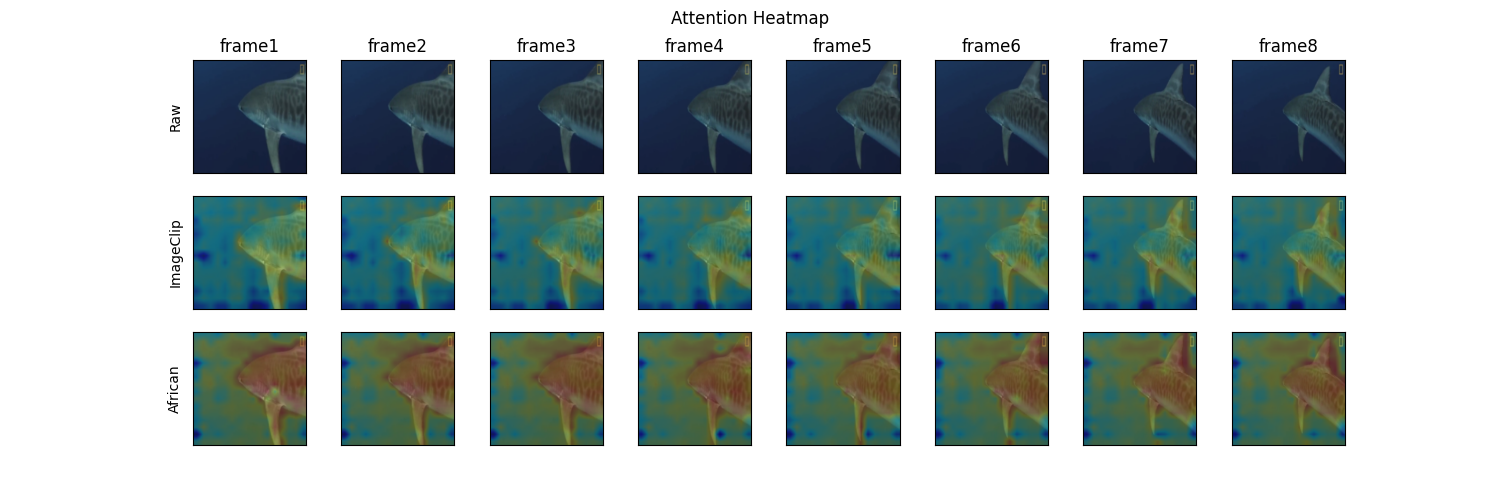
#> input picture scripts/attnmaps/ADRIOBSK.png, 1500 x 500 px; its folder holds 4 pictures in this run
$ python _crop.py
#> lines starting #> are read from the running program, lines starting #| are printed output that depends on the picture
import cv2
import os
from pathlib import Path
save_dir = "results"
Path(save_dir).mkdir(exist_ok=True, parents=True)
img_fps = [f for f in os.listdir() if f.endswith(".png")]

for img_fp in img_fps:
    print(img_fp)
    X = cv2.imread(img_fp)
#> X is the input picture: shape (500, 1500, 3); mean B, G, R 179.7, 181, 168.6
    X = X[30:-20, 150:-130].copy()
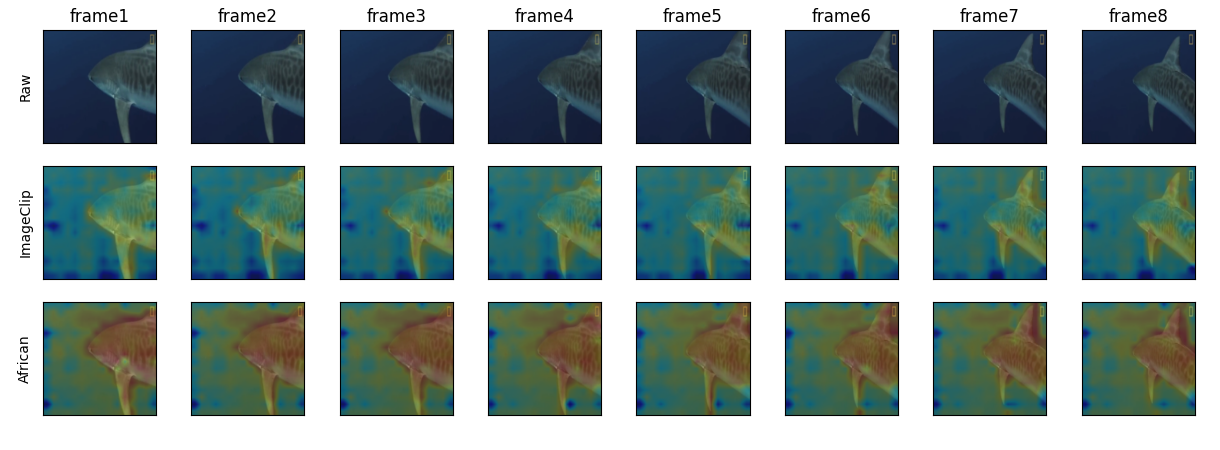
#> X: shape (450, 1220, 3); mean B, G, R 152.4, 154.2, 137.3
    cv2.imwrite(os.path.join(save_dir, img_fp), X)
#> pass 2 of the loop `for img_fp in img_fps:`:
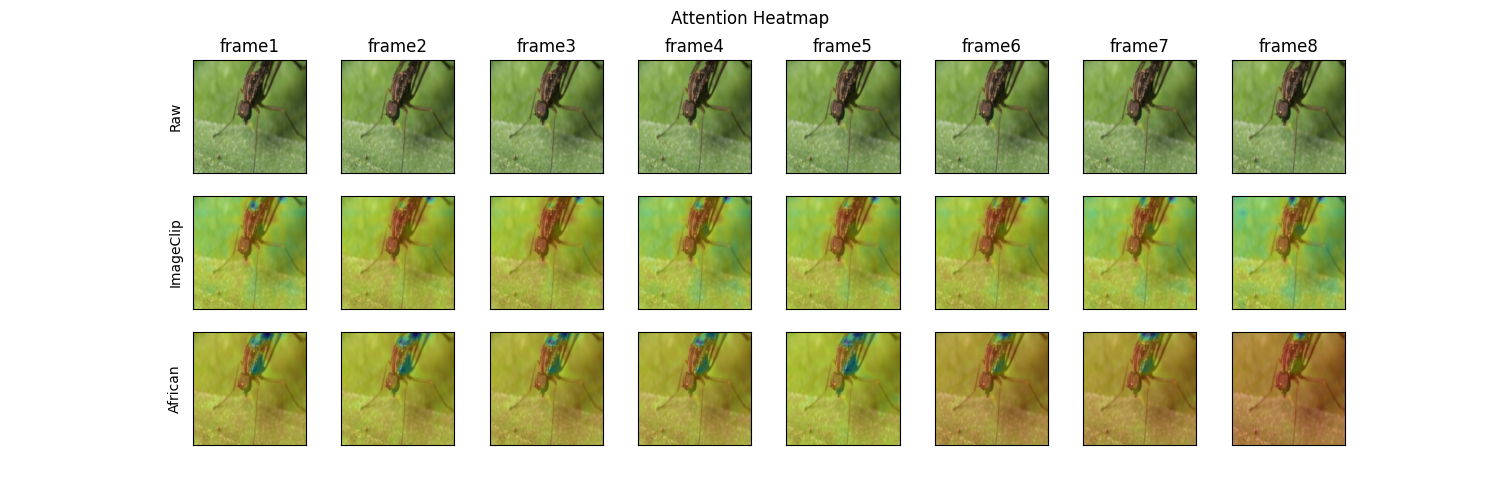
#> input picture scripts/attnmaps/DONTHVYK.png, 1500 x 500 px
#> X is the input picture: shape (500, 1500, 3); mean B, G, R 173.1, 207.2, 203.4
#> `X = X[30:-20, 150:-130].copy()`:
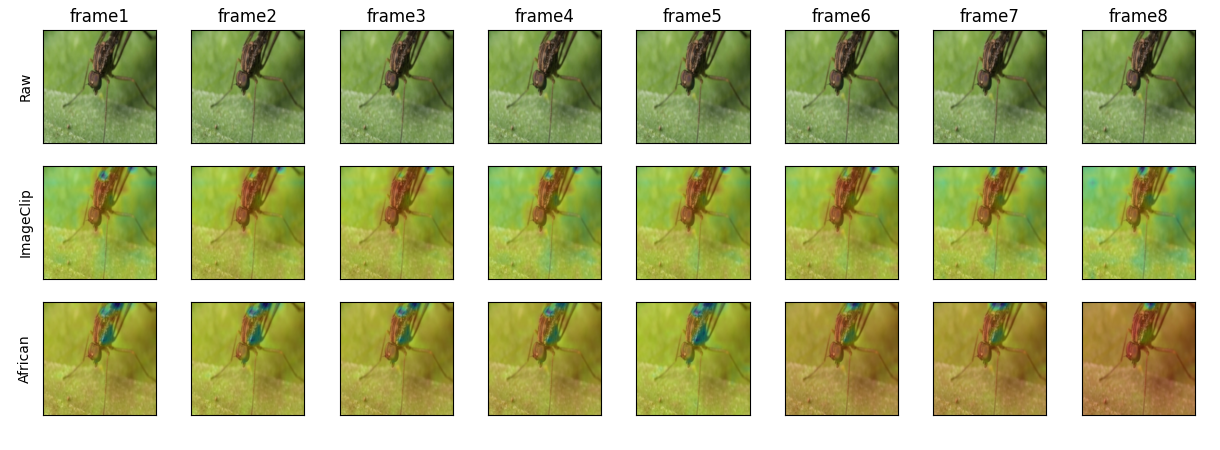
#> X: shape (450, 1220, 3); mean B, G, R 143.3, 190, 184.8
#> pass 3 of the loop `for img_fp in img_fps:`:
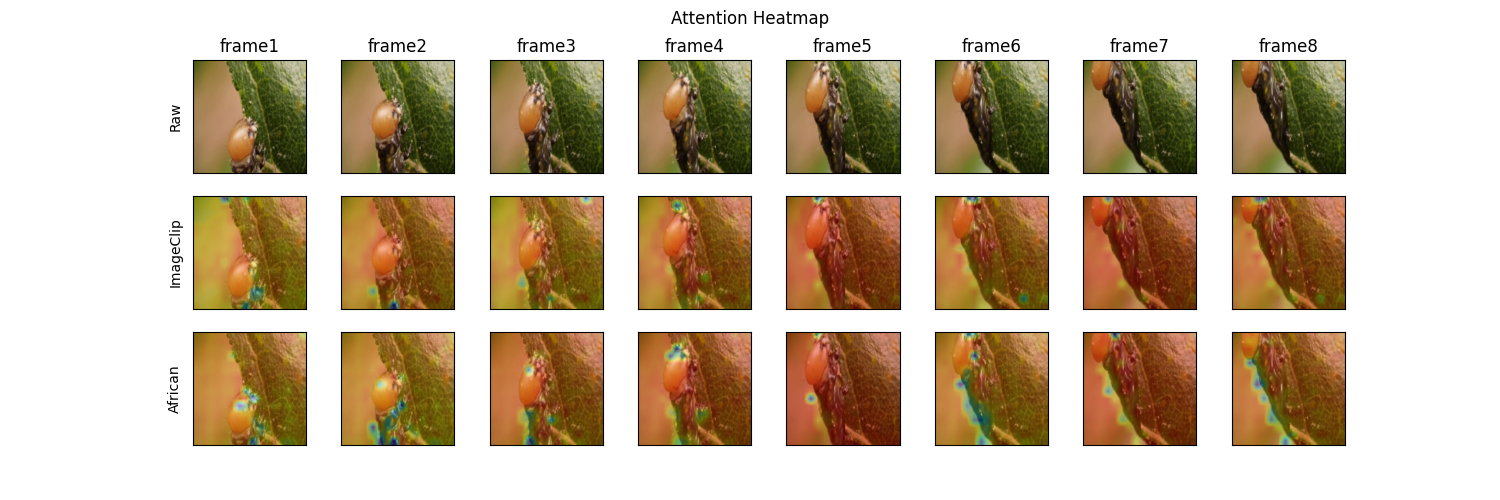
#> input picture scripts/attnmaps/DSUJLGDO.png, 1500 x 500 px
#> X is the input picture: shape (500, 1500, 3); mean B, G, R 165, 186.9, 202.6
#> `X = X[30:-20, 150:-130].copy()`:
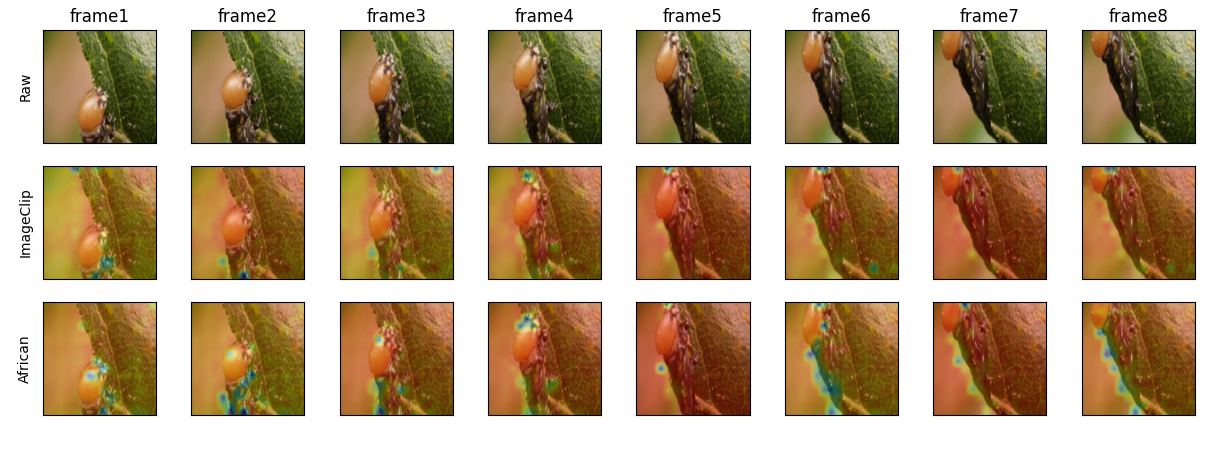
#> X: shape (450, 1220, 3); mean B, G, R 132.4, 162.2, 183.6
#> the loop made 4 passes; the first 3 are shown
